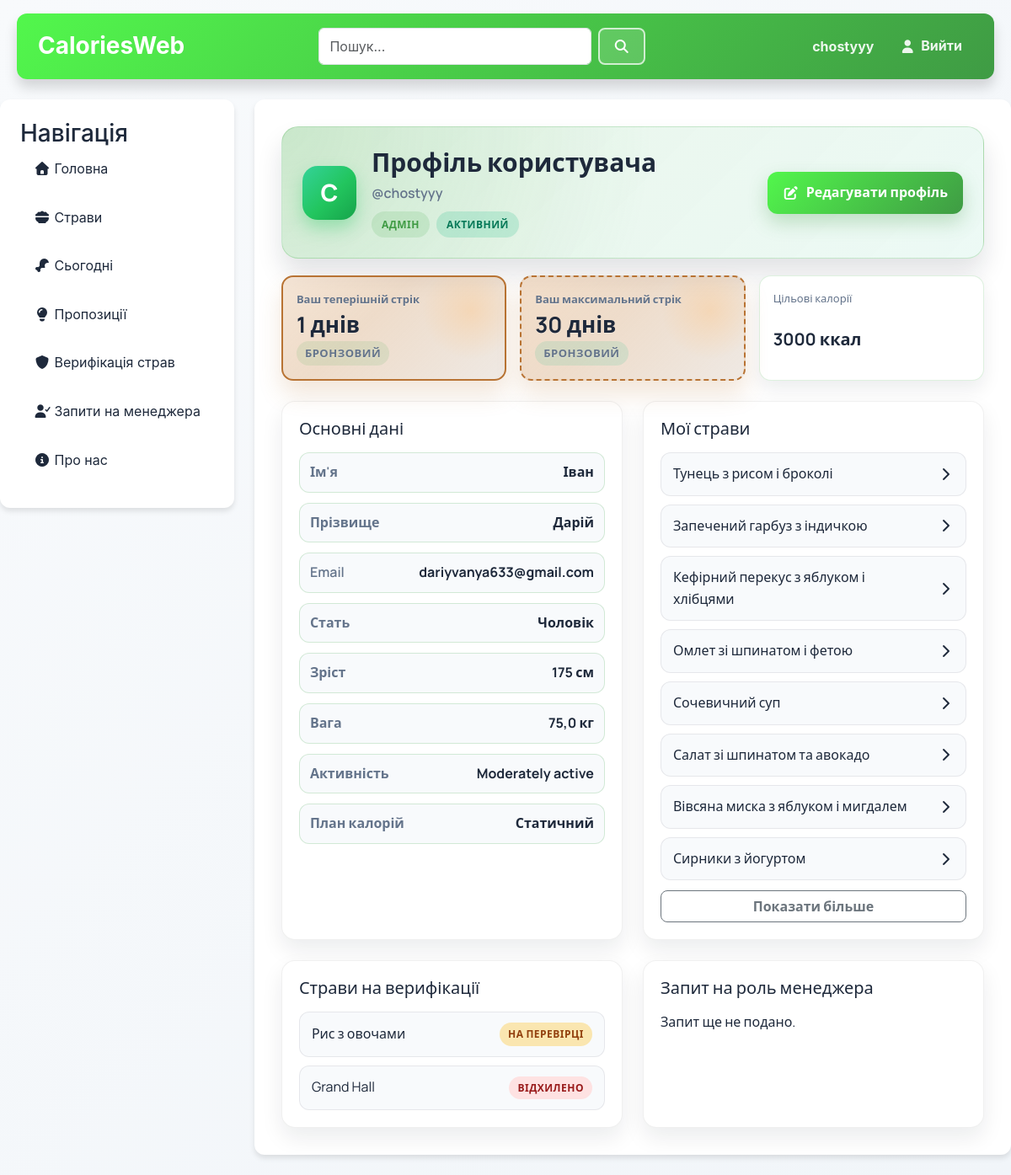
The app's page /user/1/ (signed in), older data.
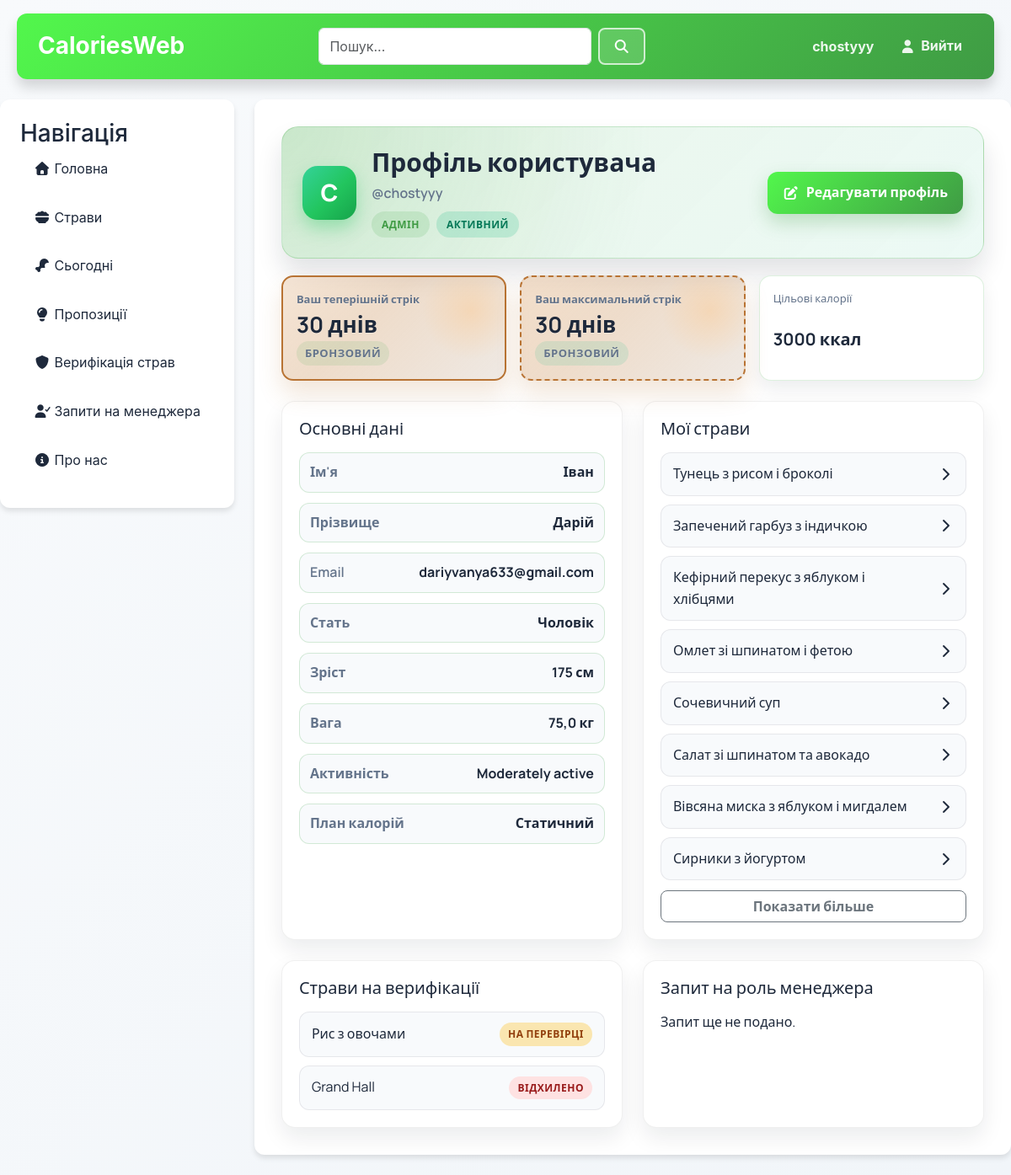
The same page, newer data.
### main/models.py (models this page shows, shortened)
class UserDetails(models.Model):
    CALORIE_PLAN_CHOICES = [
        ('cut', 'Похудання'),
        ('maintain', 'Статичний'),
        ('bulk', 'Набір ваги'),
    ]
    ROLE_CHOICES = [
        ('user', 'Користувач'),
        ('manager', 'Менеджер'),
        ('admin', 'Адмін'),
    ]
    ACCOUNT_STATUS_CHOICES = [
        ('active', 'Активний'),
        ('inactive', 'Неактивний'),
    ]
    user = models.OneToOneField(
        User,
        on_delete=models.CASCADE,
        related_name="details"
    )
    sex = models.CharField(max_length=10, choices=[
        ('male', 'Чоловік'),
        ('female', 'Жінка'),
    ])
    age = models.PositiveSmallIntegerField()
    height_cm = models.PositiveSmallIntegerField()
    weight_kg = models.FloatField()
    activity_level = models.IntegerField(choices=[
        (1, 'Sedentary'),
        (2, 'Lightly active'),
        (3, 'Moderately active'),
        (4, 'Very active'),
        (5, 'Extra active'),
    ])
    current_streak = models.PositiveIntegerField(default=0)
    max_streak = models.PositiveIntegerField(default=0)
    date_last_streak_entry = models.DateField(null=True, blank=True)
    goal_calories = models.PositiveIntegerField(default=2000)
    calorie_plan = models.CharField(max_length=10, choices=CALORIE_PLAN_CHOICES, default='maintain')
    role = models.CharField(max_length=10, choices=ROLE_CHOICES, default='user')
    account_status = models.CharField(max_length=10, choices=ACCOUNT_STATUS_CHOICES, default='active')
    is_banned = models.BooleanField(default=False)

### user/views.py (the view)
# urls.py: path('<int:user_id>/', views.user_details, name='user_detail'),
def user_details(request, user_id):
    details = get_object_or_404(UserDetails, user_id=user_id)
    manager_request = ManagerRequest.objects.filter(user=details.user).order_by("-created_at").first()
    user_meals = Meal.objects.filter(author=details.user).order_by("-id")
    verification_items = MealVerification.objects.filter(author=details.user).exclude(
        status="approved",
    ).order_by("-created_at")
    is_own_profile = request.user.is_authenticated and request.user.id == details.user_id
    current_streak_tier = _streak_tier(details.current_streak)
    max_streak_tier = _streak_tier(details.max_streak)
    data = {
        'user_id': user_id,
        'details': details,
        'manager_request': manager_request,
        'user_meals': user_meals,
        'verification_items': verification_items,
        'is_own_profile': is_own_profile,
        'current_streak_tier': current_streak_tier,
        'current_streak_label': _streak_label(current_streak_tier),
        'max_streak_tier': max_streak_tier,
        'max_streak_label': _streak_label(max_streak_tier),
    }
    return render(request, 'user/user_details.html', data)

### user/views.py (called while the page is built)
def _streak_tier(days):
    if days >= 365:
        return "diamond"
    if days >= 150:
        return "gold"
    if days >= 50:
        return "silver"
    return "bronze"

def _streak_label(tier):
    return {
        "bronze": "Бронзовий",
        "silver": "Срібний",
        "gold": "Золотий",
        "diamond": "Діамантовий",
    }.get(tier, "Бронзовий")

### user/templates/user/user_details.html (shortened to what the changed rows need)
{% extends "main/layout.html" %}
{% load static %}
{% block extra_css %}
    <link rel="stylesheet" href="{% static 'user/css/user.css' %}">
{% endblock %}
{% block content %}
    <div class="user-profile-page">
        <div class="user-profile-hero">
            <div class="user-hero-content">
                <div class="user-hero-avatar">{{ details.user.username|slice:":1"|upper }}</div>
                <div class="user-profile-hero-text">
                    <h1>Профіль користувача</h1>
                    <p>@{{ details.user.username }}</p>
                    <div class="profile-badges">
                        <span class="profile-badge profile-badge--role">{{ details.get_role_display }}</span>
                        <span class="profile-badge profile-badge--status">{{ details.get_account_status_display }}</span>
                    </div>
                </div>
            </div>
        </div>
        {% if user.is_authenticated %}
            <div class="profile-stats">
                <div class="profile-stat streak-frame streak-frame--current streak-frame--{{ current_streak_tier }}">
                    <span class="streak-frame__label">{% if is_own_profile %}Ваш теперішній стрік{% else %}Теперішній стрік{% endif %}</span>
                    <strong>{{ details.current_streak }} днів</strong>
                    <span class="streak-frame__tag">{{ current_streak_label }}</span>
                </div>
                <div class="profile-stat streak-frame streak-frame--max streak-frame--{{ max_streak_tier }}">
                    <span class="streak-frame__label">{% if is_own_profile %}Ваш максимальний стрік{% else %}Максимальний стрік{% endif %}</span>
                    <strong>{{ details.max_streak }} днів</strong>
                    <span class="streak-frame__tag">{{ max_streak_label }}</span>
                </div>
                <div class="profile-stat profile-stat--goal">
                    <span>Цільові калорії</span>
                    <strong>{{ details.goal_calories }} ккал</strong>
                </div>
            </div>
            <div class="user-profile-grid">
                <section class="user-profile-card">
                    <h3>Основні дані</h3>
                    <div class="profile-kv-grid">
                        <div class="profile-kv"><span>Ім'я</span><strong>{{ details.user.first_name }}</strong></div>
                        <div class="profile-kv"><span>Прізвище</span><strong>{{ details.user.last_name }}</strong></div>
                        <div class="profile-kv"><span>Email</span><strong>{{ details.user.email }}</strong></div>
                        <div class="profile-kv"><span>Стать</span><strong>{{ details.get_sex_display }}</strong></div>
                        <div class="profile-kv"><span>Зріст</span><strong>{{ details.height_cm }} см</strong></div>
                        <div class="profile-kv"><span>Вага</span><strong>{{ details.weight_kg }} кг</strong></div>
                        <div class="profile-kv"><span>Активність</span><strong>{{ details.get_activity_level_display }}</strong></div>
                        <div class="profile-kv"><span>План калорій</span><strong>{{ details.get_calorie_plan_display }}</strong></div>
                    </div>
                </section>
                <section class="user-profile-card">
                    <h3>{% if is_own_profile %}Мої страви{% else %}Страви користувача{% endif %}</h3>
                    {% if user_meals %}
                        <div class="profile-list" id="user-meals-list" data-max-items="8">
                            {% for meal in user_meals %}
                                <a class="profile-list-item" href="{% url 'meals:meal_detail' meal.id %}">
                                    <span>{{ meal.name }}</span>
                                    <i class="fas fa-chevron-right"></i>
                                </a>
                            {% endfor %}
                        </div>
                        {% if user_meals|length > 8 %}
                            <button type="button" class="btn btn-outline-secondary profile-show-more" data-target="user-meals-list">
                                Показати більше
                            </button>
                        {% endif %}
                    {% else %}
                        <p>Поки що немає доданих страв.</p>
                    {% endif %}
                </section>
                {% if is_own_profile %}
                    <section class="user-profile-card">
                        <h3>Страви на верифікації</h3>
                        {% if verification_items %}
                            <div class="profile-list" id="verification-list" data-max-items="8">
                                {% for item in verification_items %}
                                    <div class="profile-list-item profile-list-item--static">
                                        <span>{{ item.name }}</span>
                                        <span class="status-chip status-chip--{{ item.status }}">{{ item.get_status_display }}</span>
                                    </div>
                                {% endfor %}
                            </div>
                        {% else %}
                            <p>Немає страв на перевірці.</p>
                        {% endif %}
                    </section>
                    <section class="user-profile-card">
                        <h3>Запит на роль менеджера</h3>
                        {% if manager_request %}
                            <div class="profile-kv"><span>Статус</span><strong>{{ manager_request.get_status_display }}</strong></div>
                            <div class="profile-kv"><span>Дата подачі</span><strong>{{ manager_request.created_at|date:"d.m.Y" }}</strong></div>
                            {% if manager_request.admin_comment %}
                                <div class="profile-kv profile-kv--full"><span>Коментар</span><strong>{{ manager_request.admin_comment }}</strong></div>
                            {% endif %}
                        {% else %}
                            <p>Запит ще не подано.</p>
                        {% endif %}
                    </section>
                {% endif %}
            </div>
        {% else %}
            <div class="today-locked">
                <i class="fas fa-lock"></i>
                <p>Будь ласка, <a href="{% url 'main:logIn' %}">увійдіть</a>, щоб переглянути деталі користувача.</p>
            </div>
        {% endif %}
    </div>
{% endblock %}

Row changes from the older to the newer data that the page shows:
changed UserDetails "Чоловік": current_streak "1" → "30"
